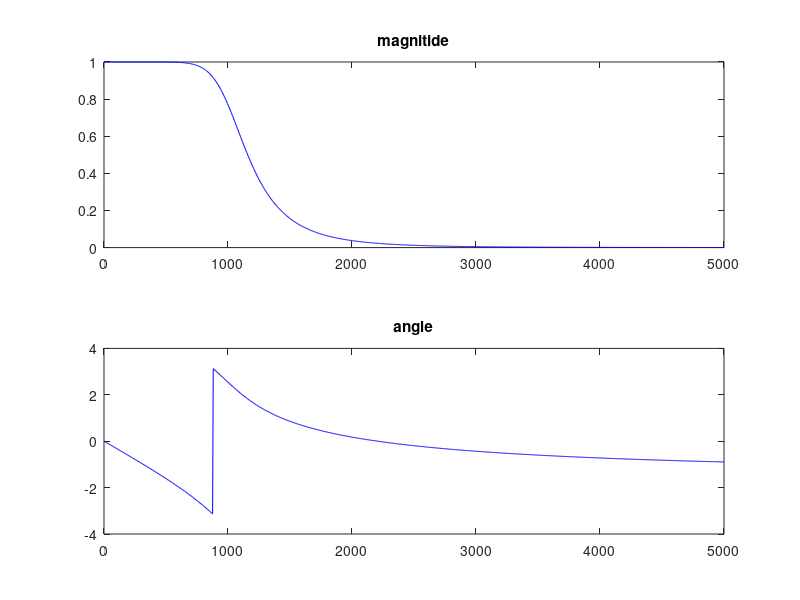
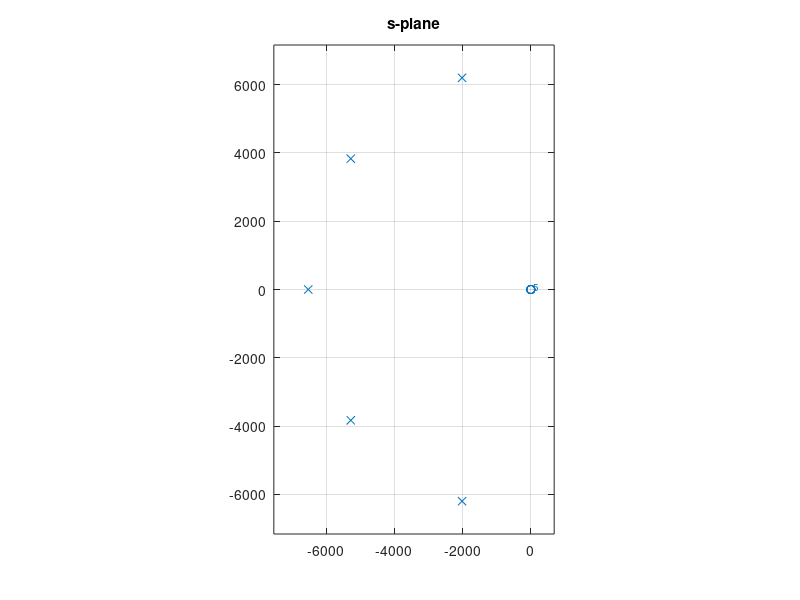
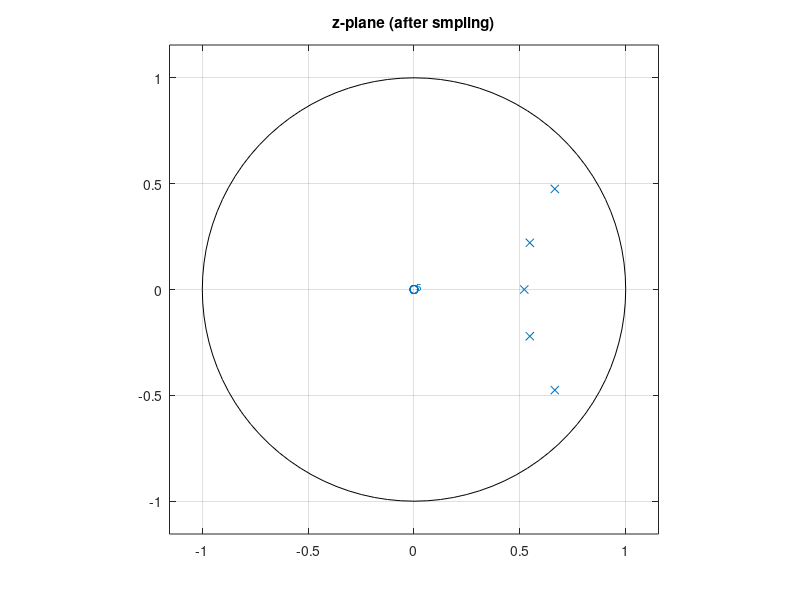
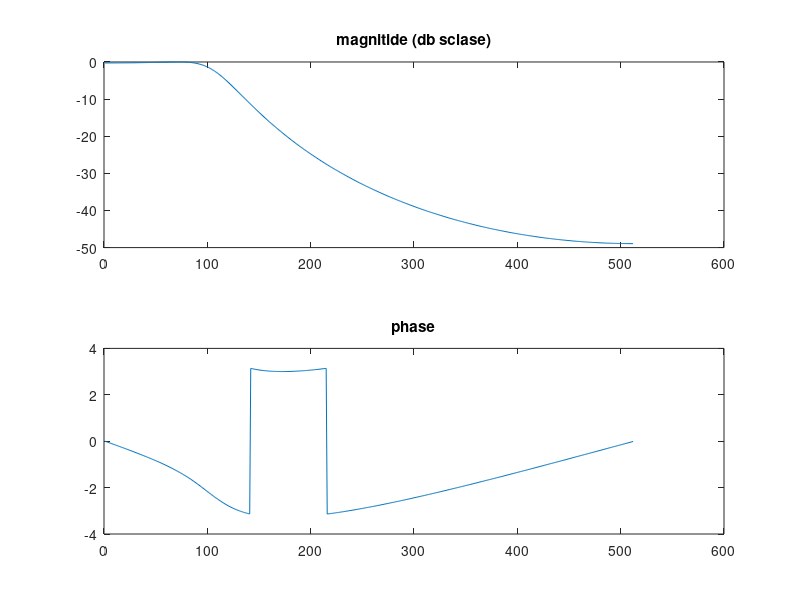

Here is the MATLAB script that generated these plots, in order:
clear all
close all
clc
pkg load signal # 필터 디자인 함수가 들어있는 패키지

# digital filter design
w = linspace(0,10000*pi, 1000);
f = w/(2*pi);

# 아날로그 필터 디자인
# butterwooth filter (지난 주에 디자인한거)
N = 5;
Wc = 2076*pi; # cut-off freq

[b_s,a_s] = butter(N,Wc,'s'); # 아날로그 영역 필터 계수

freq_response = freqs(b_s,a_s,w);

magnitude_res = abs(freq_response);
# db scale로
magnitude_res_db = 20*log10(magnitude_res/max(magnitude_res));

phase_res = angle(freq_response);

# plot
figure;
subplot(2,1,1);
plot(f, magnitude_res,'color', 'b');
title("magnitide");

subplot(2,1,2);
plot(f, phase_res,'color', 'b');
hold on;
title("angle");

b_s = [b_s;0;0;0;0;0];
[z_s,p_s,k] = tf2zp(b_s,a_s); # zero matrix z, pole vector p, gain vector k

figure(2);
zplane(z_s,p_s);
title("s-plane")

#
Ts = 1e-4;
p_z = exp(p_s*Ts);
z_z = [0;0;0;0;0];

figure(3);
zplane(z_z,p_z);
title("z-plane (after smpling)");

[b_z, a_z]=zp2tf(z_z,p_z, k);

freq_response = freqz(b_z,a_z);

magnitude_res = abs(freq_response);
magnitude_res_db = 20*log10(magnitude_res/max(magnitude_res));
phase_res = angle(freq_response);

# plot
figure(4);
subplot(2,1,1);
plot(magnitude_res_db);
title("magnitide (db sclase)");

subplot(2,1,2);
plot(phase_res);
hold on;
title("phase");

# verification => digital filter design

Ts = 1e-4;
fs = 1/Ts;
fm = fs/2;
wm = 2*pi*fm;
Wp = 1404*pi;
Ws = 8268*pi;
rp = 1;
rs = 60;
[N,Wc] = buttord(Wp/wm, Ws/wm, rp, rs);

[b_z2, a_z2] = butter(N, Wc);

[z_z2, p_z2, g_z2] = tf2zp(b_z2, a_z2);
figure(5);
zplane(z_z2, p_z2);

# response check
freq_response = freqz(b_z2,a_z2);

magnitude_res = abs(freq_response);
magnitude_res_db = 20*log10(magnitude_res/max(magnitude_res));
phase_res = angle(freq_response);

# plot
figure(6);
subplot(2,1,1);
plot(magnitude_res_db);
title("magnitide (db scale)");

subplot(2,1,2);
plot(phase_res);
hold on;
title("phase");
